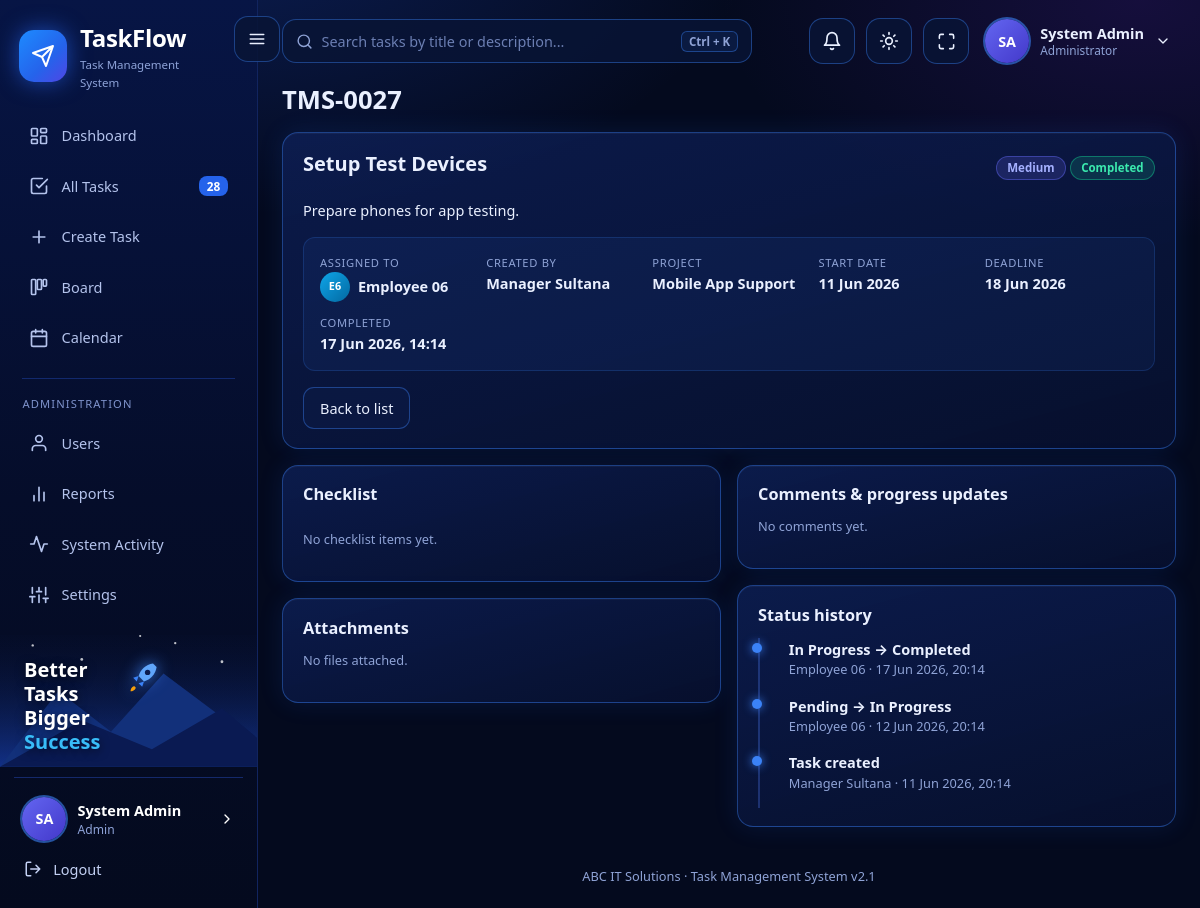
Screenshot of /tasks/view.php?id=27 (signed in) with the database file from the repository.
### tables this page shows
CREATE TABLE users (
  id INT AUTO_INCREMENT PRIMARY KEY,
  full_name VARCHAR(150) NOT NULL,
  email VARCHAR(150) NOT NULL UNIQUE,
  password_hash VARCHAR(255) NOT NULL,
  role ENUM('admin','manager','employee') NOT NULL DEFAULT 'employee',
  phone VARCHAR(30) NULL,
  job_title VARCHAR(100) NULL,
  is_active TINYINT(1) NOT NULL DEFAULT 1,
  failed_logins TINYINT UNSIGNED NOT NULL DEFAULT 0,
  locked_until DATETIME NULL,
  last_login DATETIME NULL,
  created_at TIMESTAMP NOT NULL DEFAULT CURRENT_TIMESTAMP,
  INDEX idx_role (role)
);

CREATE TABLE tasks (
  id INT AUTO_INCREMENT PRIMARY KEY,
  title VARCHAR(200) NOT NULL,
  description TEXT NULL,
  project_id INT NULL,
  assigned_to INT NOT NULL,
  created_by INT NOT NULL,
  priority ENUM('Low','Medium','High','Urgent') NOT NULL DEFAULT 'Medium',
  status ENUM('Pending','In Progress','Completed') NOT NULL DEFAULT 'Pending',
  start_date DATE NOT NULL,
  deadline DATE NOT NULL,
  completed_at DATETIME NULL,
  created_at TIMESTAMP NOT NULL DEFAULT CURRENT_TIMESTAMP,
  updated_at TIMESTAMP NOT NULL DEFAULT CURRENT_TIMESTAMP ON UPDATE CURRENT_TIMESTAMP,
  FOREIGN KEY (project_id) REFERENCES projects(id) ON DELETE SET NULL,
  FOREIGN KEY (assigned_to) REFERENCES users(id),
  FOREIGN KEY (created_by) REFERENCES users(id),
  INDEX idx_assigned (assigned_to, status),
  INDEX idx_deadline (deadline),
  INDEX idx_status (status)
);

CREATE TABLE projects (
  id INT AUTO_INCREMENT PRIMARY KEY,
  name VARCHAR(200) NOT NULL,
  description TEXT NULL,
  created_by INT NOT NULL,
  created_at TIMESTAMP NOT NULL DEFAULT CURRENT_TIMESTAMP,
  FOREIGN KEY (created_by) REFERENCES users(id)
);

CREATE TABLE task_history (
  id INT AUTO_INCREMENT PRIMARY KEY,
  task_id INT NOT NULL, user_id INT NOT NULL,
  old_status VARCHAR(20) NOT NULL, new_status VARCHAR(20) NOT NULL,
  created_at TIMESTAMP NOT NULL DEFAULT CURRENT_TIMESTAMP,
  FOREIGN KEY (task_id) REFERENCES tasks(id) ON DELETE CASCADE,
  FOREIGN KEY (user_id) REFERENCES users(id)
);

### config/database.php (called while the page is built, shortened)
<?php
class Database
{
    private static ?PDO $pdo = null;
    public static function getConnection(): PDO
    {
        if (self::$pdo === null) {
            try {
                self::$pdo = new PDO('mysql:host=' . self::HOST . ';dbname=' . self::NAME . ';charset=utf8mb4', self::USER, self::PASS, self::OPTIONS);
                self::$pdo->exec("SET time_zone = '" . DB_TIME_ZONE . "'");
            } catch (PDOException $e) {
                $base = defined('BASE_URL') ? BASE_URL : '';
                die('<h3>Database connection failed</h3><p>Start MySQL in XAMPP, then open <a href="' . htmlspecialchars($base) . '/install.php">install.php</a> to create the database.</p><pre>' . htmlspecialchars($e->getMessage()) . '</pre>');
            }
        }
        return self::$pdo;
    }
}

### tasks/view.php (the view, shortened to what this page needs)
<?php
require_once __DIR__ . '/../config/config.php';
$user = require_login();
$id = (int)($_GET['id'] ?? 0);
$t = find_task($id, $user);
$q = fn($sql) => (function ($sql) use ($id) { $s = db()->prepare($sql); $s->execute([$id]); return $s->fetchAll(); })($sql);
$ck = $q('SELECT * FROM task_checklist WHERE task_id = ? ORDER BY id');
$files = $q('SELECT a.*, u.full_name FROM task_attachments a JOIN users u ON u.id = a.user_id WHERE a.task_id = ? ORDER BY a.id DESC');
$comments = $q('SELECT c.*, u.full_name FROM task_comments c JOIN users u ON u.id = c.user_id WHERE c.task_id = ? ORDER BY c.id');
$hist = $q('SELECT h.*, u.full_name FROM task_history h JOIN users u ON u.id = h.user_id WHERE h.task_id = ? ORDER BY h.id DESC');
$pct = $t['ck_total'] ? (int)round($t['ck_done'] * 100 / $t['ck_total']) : null;
$pageTitle = task_code($id); include __DIR__ . '/../includes/header.php';
?>
<div class="card">
<div class="row between wrap"><h2><?= e($t['title']) ?></h2><div><?= badge($t['priority'], $t['priority']) ?> <?= status_badge($t) ?></div></div>
<p><?= nl2br(e($t['description'] ?: 'No description.')) ?></p>
<dl class="meta"><div><dt>Assigned to</dt><dd><span class="who"><?= avatar($t['employee_name']) ?><?= e($t['employee_name']) ?></span></dd></div><div><dt>Created by</dt><dd><?= e($t['creator_name']) ?></dd></div>
<div><dt>Project</dt><dd><?= e($t['project_name'] ?? '-') ?></dd></div><div><dt>Start date</dt><dd><?= e(fmt_date($t['start_date'])) ?></dd></div>
<div><dt>Deadline</dt><dd><?= e(fmt_date($t['deadline'])) ?> <span class="muted small"><?= e(due_label($t)) ?></span></dd></div><div><dt>Completed</dt><dd><?= e(fmt_dt($t['completed_at'])) ?></dd></div></dl>
<div class="row wrap">
<a class="btn" href="<?= e(url('tasks/index.php')) ?>">Back to list</a></div></div>
<div class="two">
<div>
 <div class="card"><div class="row between"><h3>Checklist</h3><?php if ($pct !== null): ?><span class="muted small"><?= $t['ck_done'] ?>/<?= $t['ck_total'] ?> done</span><?php endif; ?></div>
 <?php if (!$ck): ?><p class="muted small">No checklist items yet.</p><?php endif; ?>
 </div>
 <div class="card"><h3>Attachments</h3>
 <?php if (!$files): ?><p class="muted small">No files attached.</p><?php endif; ?>
 </div>
</div>
<div>
 <div class="card"><h3>Comments &amp; progress updates</h3>
 <?php if (!$comments): ?><p class="muted small">No comments yet.</p><?php endif; ?>
 </div>
 <div class="card"><h3>Status history</h3><ul class="tl"><?php foreach ($hist as $x): ?><li><b><?= e($x['old_status']) ?> &rarr; <?= e($x['new_status']) ?></b><div class="muted small"><?= e($x['full_name']) ?> &middot; <?= e(fmt_dt($x['created_at'])) ?></div></li><?php endforeach; ?>
 <li><b>Task created</b><div class="muted small"><?= e($t['creator_name']) ?> &middot; <?= e(fmt_dt($t['created_at'])) ?></div></li></ul></div>
</div></div>
<?php include __DIR__ . '/../includes/footer.php'; ?>

### includes/header.php (shortened to what this page needs)
<?php
$user = $user ?? require_login();
$unread = unread_count($user['id']);
$nav = [
  'admin' => [['Overview', [['Dashboard','admin/dashboard.php','dashboard'],['All Tasks','tasks/index.php','tasks'],['Create Task','manager/task_form.php','plus'],['Board','tasks/board.php','board'],['Calendar','tasks/calendar.php','calendar']]],
              ['Administration', [['Users','admin/users.php','user'],['Reports','reports/index.php','chart'],['System Activity','admin/activity.php','activity'],['Settings','admin/settings.php','sliders']]]],
  'manager' => [['Overview', [['Dashboard','manager/dashboard.php','dashboard'],['Tasks','tasks/index.php','tasks'],['Board','tasks/board.php','board'],['Calendar','tasks/calendar.php','calendar']]],
                ['Manage', [['Create Task','manager/task_form.php','plus'],['Projects','manager/projects.php','folder'],['Reports','reports/index.php','chart']]]],
  'employee' => [['My Work', [['Dashboard','employee/dashboard.php','dashboard'],['My Tasks','tasks/index.php','tasks'],['My Board','tasks/board.php','board'],['Calendar','tasks/calendar.php','calendar'],['Task History','employee/history.php','clock']]]],
][$user['role']];
if ($user['role'] === 'employee') { $bc = db()->prepare("SELECT COUNT(*) FROM tasks WHERE assigned_to = ? AND status <> 'Completed'"); $bc->execute([$user['id']]); $navCount = (int)$bc->fetchColumn(); }
else $navCount = (int)db()->query('SELECT COUNT(*) FROM tasks')->fetchColumn();
$here = $_SERVER['SCRIPT_NAME'];
?><!DOCTYPE html>
<html lang="en" data-theme="dark"><head><meta charset="utf-8"><meta name="viewport" content="width=device-width, initial-scale=1">
<link rel="stylesheet" href="<?= e(url('assets/css/style.css')) ?>"></head>
<body>
<aside class="sidebar" id="sidebar">
  <a class="brand" href="<?= e(url(home_for($user['role']))) ?>"><span class="logo"><?= icon('send', 24) ?></span><span>TaskFlow<small>Task Management System</small></span></a>
  <nav><?php foreach ($nav as $gi => [$group, $items]): ?><?php if ($gi > 0): ?><div class="grp"><?= e($group) ?></div><?php endif; ?>
    <?php foreach ($items as [$label, $path, $ic]): ?><a href="<?= e(url($path)) ?>" class="<?= substr($here, -strlen($path)) === $path ? 'active' : '' ?>"><?= icon($ic, 20) ?><span><?= e($label) ?></span><?php if ($path === 'tasks/index.php'): ?><em class="cnt"><?= $navCount ?></em><?php endif; ?></a><?php endforeach; endforeach; ?></nav>
  <?= art_sidebar() ?>
  <div class="side-foot"><a href="<?= e(url('auth/profile.php')) ?>" class="me"><?= avatar($user['full_name'], 'lg') ?><span><b><?= e($user['full_name']) ?></b><small><?= e(ROLES[$user['role']]) ?></small></span><?= icon('right', 16) ?></a>
    <a class="logout" href="<?= e(url('auth/logout.php')) ?>"><?= icon('logout', 18) ?> Logout</a></div>
</aside>
<button id="menuBtn" class="icon-btn" type="button" aria-label="Toggle navigation" aria-controls="sidebar" aria-expanded="true" title="Toggle navigation"><?= icon('menu') ?></button>
<main class="main">
  <header class="topbar">
    <form class="search" action="<?= e(url('tasks/index.php')) ?>" method="get"><?= icon('search', 17) ?><input id="gsearch" name="q" placeholder="Search tasks by title or description..." aria-label="Search tasks"><kbd>Ctrl + K</kbd></form>
    <div class="tb-right">
      <a class="icon-btn bell" href="<?= e(url('notifications.php')) ?>" aria-label="Notifications"><?= icon('bell', 20) ?><?php if ($unread): ?><span class="dotn"><?= $unread > 9 ? '9+' : $unread ?></span><?php endif; ?></a>
      <button id="themeBtn" class="icon-btn" aria-label="Toggle light / dark mode" title="Light / dark mode"><?= icon('sun', 20) ?></button>
      <button id="fsBtn" class="icon-btn" aria-label="Full screen" title="Full screen"><?= icon('expand', 19) ?></button>
      <div class="usermenu" id="userMenu"><button class="um-btn" aria-haspopup="true"><?= avatar($user['full_name'], 'lg') ?><span><b><?= e($user['full_name']) ?></b><small><?= e($user['role'] === 'admin' ? 'Administrator' : ROLES[$user['role']]) ?></small></span><?= icon('down', 16) ?></button>
        </div>
    </div>
  </header>
  <div class="page-content">
  <?php if (!empty($greeting)): ?>
  <div class="greet"><span class="wave">&#128075;</span><div><small><?= e(greeting_word()) ?>,</small><h1><?= e($user['full_name']) ?> <?= icon('badge', 22) ?></h1><p><?= e($greeting) ?></p></div></div>
  <?php else: ?><h1 class="ptitle"><?= e($pageTitle ?? '') ?></h1><?php endif; ?>

### includes/functions.php (shortened to what this page needs)
<?php
function cut(string $s, int $start, ?int $len = null): string { return function_exists('mb_substr') ? mb_substr($s, $start, $len) : substr($s, $start, $len); }
function e($v): string { return htmlspecialchars((string)$v, ENT_QUOTES, 'UTF-8'); }
function url(string $p = ''): string { return BASE_URL . '/' . ltrim($p, '/'); }
function db(): PDO { return Database::getConnection(); }
function current_user(): ?array
{
    static $u = false;
    if ($u === false) {
        $u = null;
        if (!empty($_SESSION['uid'])) {
            $st = db()->prepare('SELECT id, full_name, email, phone, job_title, role, is_active FROM users WHERE id = ? AND is_active = 1');
            $st->execute([$_SESSION['uid']]);
            $u = $st->fetch() ?: null;
        }
    }
    return $u;
}
function home_for(string $role): string { return $role . '/dashboard.php'; }
function require_login(bool $json = false): array
{
    $u = current_user();
    return $u;
}
function task_code($id): string { return 'TMS-' . str_pad((string)$id, 4, '0', STR_PAD_LEFT); }
function effective_status(array $t): string
{
    return ($t['status'] !== 'Completed' && $t['deadline'] < date('Y-m-d')) ? 'Overdue' : $t['status'];
}
function find_task(int $id, array $u): ?array
{
    $st = db()->prepare(TASK_SELECT . ' WHERE t.id = ?'); $st->execute([$id]); $t = $st->fetch();
    return $t;
}
function badge(string $text, string $kind): string
{
    return '<span class="badge b-' . e(strtolower(str_replace(' ', '-', $kind))) . '">' . e($text) . '</span>';
}
function status_badge(array $t): string { $s = effective_status($t); return badge($s, $s); }
function fmt_date(?string $d): string { return $d ? date('d M Y', strtotime($d)) : '-'; }
function fmt_dt(?string $d): string { return $d ? date('d M Y, H:i', strtotime($d)) : '-'; }
function avatar(string $name, string $cls = ''): string
{
    $parts = preg_split('/\s+/', trim($name));
    $second = $parts[1] ?? '';
    $ini = strtoupper(cut($parts[0], 0, 1) . ($second === '' ? '' : (ctype_digit($second) ? (ltrim($second, '0') ?: '0') : cut($second, 0, 1))));
    return '<span class="avatar a' . (crc32($name) % 6) . ' ' . $cls . '">' . e($ini) . '</span>';
}
function icon(string $n, int $s = 18): string
{
    return '<svg class="ic" width="' . $s . '" height="' . $s . '" viewBox="0 0 24 24" fill="none" stroke="currentColor" stroke-width="2" stroke-linecap="round" stroke-linejoin="round" aria-hidden="true">' . ($p[$n] ?? '') . '</svg>';
}

### rows the page displays
users: full_name "SA SA", full_name "System Admin", role "Admin", role "Administrator"
tasks: title "Setup Test Devices", priority "Medium Completed", description "Prepare phones for app testing.", assigned_to.full_name "E6", assigned_to.full_name "Employee 06", created_by.full_name "Manager Sultana", project.name "Mobile App Support", start_date "11 Jun 2026", deadline "18 Jun 2026", completed_at "17 Jun 2026, 14:14", created_at "11 Jun 2026, 20:14"
task_history: old_status "In Progress", new_status "Completed", user.full_name "Employee 06", created_at "17 Jun 2026, 20:14"
task_history: old_status "Pending", new_status "In Progress", user.full_name "Employee 06", created_at "12 Jun 2026, 20:14"

### other values shown
$label "Dashboard"
$label "All Tasks"
$navCount "28"
$label "Create Task"
$label "Board"
$label "Calendar"
$group "ADMINISTRATION"
$label "Users"
$label "Reports"
$label "System Activity"
$label "Settings"
$pageTitle "TMS-0027"
company_name() "ABC IT Solutions"
APP_VERSION "2.1"
